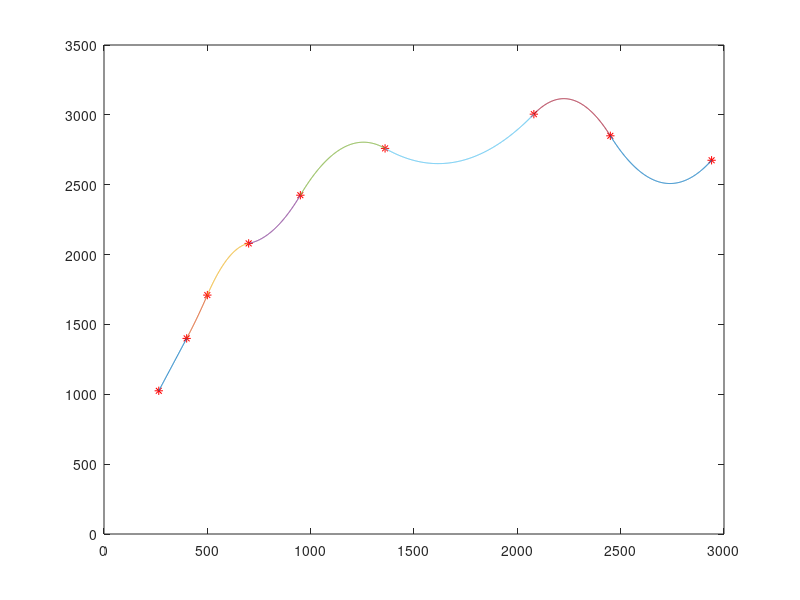

Source code (MATLAB):
x = [265 400 500 700 950 1360 2080 2450 2940];
y = [1025 1400 1710 2080 2425 2760 3005 2850 2675];
xlen = length(x);
A = zeros(3*(xlen-1),3*(xlen-1)); 
B = zeros(3*(xlen-1),1);

B(1) = y(1);
for i = 1:xlen-2
    for j = 0:1
        B(2 * i + j) = y(i + 1);
    end
end

B(2 * xlen - 2)= y(xlen);

for i = 1:xlen-1
    for j = 0:2
        A(2*i - 1, 3*i - j) = x(i)^j;
    end
    for j = 0:2
        A(2*i, 3*i - j) = x(i + 1)^j;
    end
end

A(24,1) = 1;

for i = 1:xlen-2
   A(16+i,3*i+2) = -1;
   A(16+i,3*i-1) = 1;
   A(16+i,3*i-2) = 2*(x(i+1));
   A(16+i,3*i+1) = -2*(x(i+1));      
end

result = linsolve(A,B);
figure;
plot(x,y,'r*');
hold on;
xlim([0 3000]);
ylim([0 3500]);

for i = 1:xlen-1
    x_ = (x(i):1:x(i+1));
    y_ = result(3*i - 2)*(x_.^2) + result(3*i - 1)*x_ + result(3*i);
    plot(x_,y_);
end
